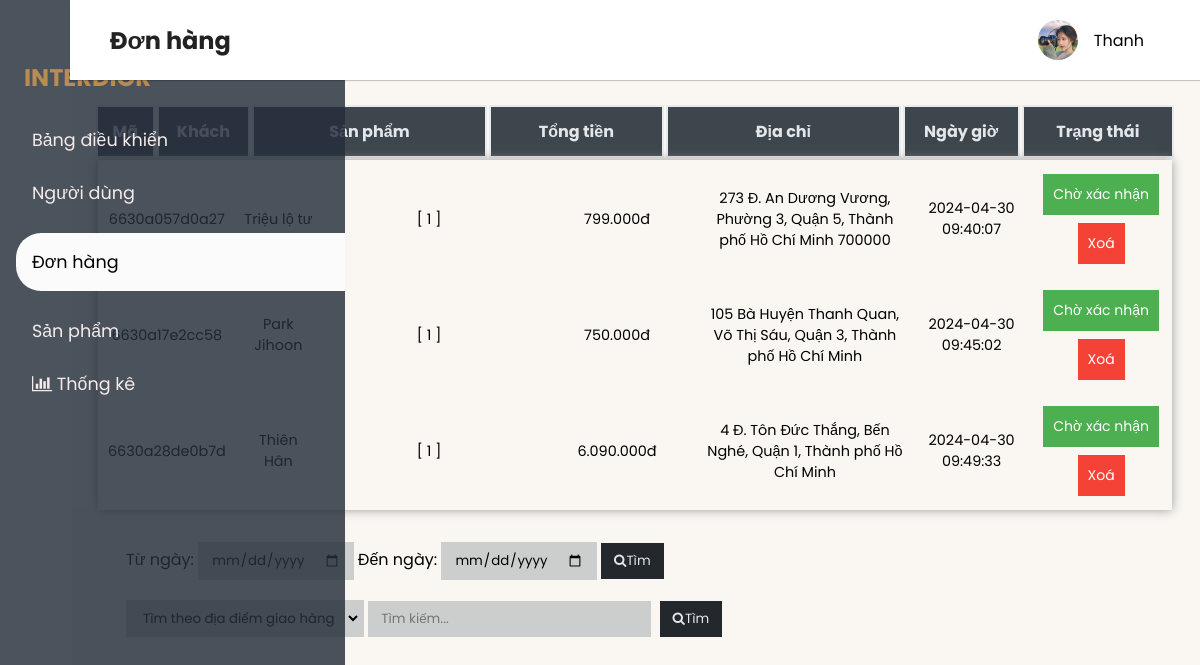
The app's page /admin/view/order.php with its own data.
### tables this page shows
CREATE TABLE `orders` (
  `idOrder` varchar(255) NOT NULL,
  `idUser` varchar(255) NOT NULL,
  `nameCustomer` varchar(255) NOT NULL,
  `phone_number` varchar(255) NOT NULL,
  `address` varchar(255) NOT NULL,
  `order_date` varchar(255) NOT NULL,
  `total_amount` int(100) NOT NULL,
  `status` varchar(100) NOT NULL,
  `payment` varchar(255) NOT NULL
);

CREATE TABLE `order_detail` (
  `idOrder` varchar(255) NOT NULL,
  `idProduct` int(10) DEFAULT NULL,
  `quantity` int(10) DEFAULT NULL,
  `price` int(10) NOT NULL,
  `note` varchar(255) NOT NULL
);

### admin/view/order.php (the view, shortened to what this page needs)
<?php
include_once ('../database/connect.php');
include_once('../includes/header.php');
$order = $conn->prepare("SELECT * FROM `orders`");
$order->execute();
$order->store_result();
$donhang = $order->num_rows;
?>
<main>
            <div class="cards_customer">
                <table class="table-header">
                    <tr>
                        <th title="Sắp xếp" style="width: 5%">Mã</th>
                        <th title="Sắp xếp" style="width: 8%">Khách </th>
                        <th title="Sắp xếp" style="width: 20%">Sản phẩm </th>
                        <th title="Sắp xếp" style="width: 15%">Tổng tiền </th>
                        <th title="Sắp xếp" style="width: 20%">Địa chỉ </th>
                        <th title="Sắp xếp" style="width: 10%">Ngày giờ </th>
                        <th title="Sắp xếp" style="width: 13%">Trạng thái</th>
                    </tr>
                </table>
                <div class="table-content" style="box-shadow: 0 0 10px #989a9b;width:99.3%">
                    <table class="table-outline hideImg ">
                        <?php
                        if($donhang > 0){
                            $order->bind_result($id, $id_khachhang,$tenkhachhang,$phone,$diachi, $ngaygio, $tongtien, $trangthai,$thanhtoan);
                            while($order->fetch()){
                                echo '<tr>';
                                echo '<td style="width: 5%">'.$id.'</td>';
                                echo '<td style="width: 8%">'.$tenkhachhang.'</td>';
                                echo '<td style="width: 20%">';
                                $product = $conn->prepare("SELECT `idProduct`, `quantity` FROM `order_detail` WHERE `idOrder` = ?");
                                $product->bind_param("s", $id);
                                $product->execute();
                                $product->store_result();
                                $product->bind_result($id_sanpham, $soluong);
                                while($product->fetch()){
                                    $product_name = $conn->prepare("SELECT `tensanpham` FROM `sanpham` WHERE `id` = ?");
                                    $product_name->bind_param("i", $id_sanpham);
                                    $product_name->execute();
                                    $product_name->store_result();
                                    $product_name->bind_result($tensanpham);
                                    echo $tensanpham.' [ '.$soluong.' ]'.'<br>';
                                }
                                echo '</td>';
                                echo '<td style="width: 15%">'.number_format($tongtien, 0, ',', '.').'đ</td>';
                                echo '<td style="width: 20%">'.$diachi.'</td>';
                                echo '<td style="width: 11%">'.$ngaygio.'</td>';
                                if($trangthai == 'active'){
                                    $trangthaiText = 'Chờ xác nhận';
                                } else {
                                    $trangthaiText = 'Đã giao';
                                    $nextStatus = 'active';
                                }
                                if($trangthai == 'active') {
                                    echo '<form method="post" class="statusChange">';
                                    echo '<td style="width: 13%;">
                                    <button class="button_edit" type="submit" name="submitChange">' .$trangthaiText. '</button>
                                    </form>
                                    <form class="delete_order">
                                    <input type="hidden" class="id_order" name="idOrder" value="'.$id.'">
                                    <input type="hidden" class="deleteOrder" name="delete" value="true">
                                    <button type="submit" class="delete_edit" id="submitForm">Xoá</button>
                                    </form>
                                    </td>';
                                } else {
                                    echo '<td style="width: 13%"><button class="confirmed-button" type="button" disabled>' . $trangthaiText . '</button></td>';
                                }
                                echo '</tr>';
                            }
                        }
                        else {
                            echo "<tr><td colspan='7' style='color:red;font-size:20px'>Không có đơn hàng nào trong kết quả tìm kiếm</td></tr>";
                        }
                        ?>
                    </table>
                </div>
            </div>
            <div class="table-footer">
                <div class="timTheoNgay">
                    <form action="" method="post">
                        Từ ngày: <input type="date" id="fromDate" name="fromDate">
                        Đến ngày: <input type="date" id="toDate" name="toDate">
                        <button type="submit">
                            <i class="fa fa-search"></i>Tìm
                        </button>
                    </form>
                </div>
                <div class="timtheodon" style="margin-top: 2%;">
                    <form action="" method="post">
                        <select name="kieuTimDonHang">
                            <option value="diachi">Tìm theo địa điểm giao hàng</option>
                        </select>
                        <input type="text" placeholder="Tìm kiếm..." name="searchTerm" autocomplete="off">
                        <button style="margin-left: 4px;" type="submit" name="search">
                            <i class="fa fa-search"></i>Tìm
                        </button>
                    </form>
                </div>
            </div>
</main>

### admin/includes/header.php (shortened to what this page needs)
<!DOCTYPE html>
<html lang="en">
<head>
    <link rel="stylesheet" href="https://maxst.icons8.com/vue-static/landings/line-awesome/line-awesome/1.3.0/css/line-awesome.min.css">
    <link rel="stylesheet" href="https://cdnjs.cloudflare.com/ajax/libs/font-awesome/4.7.0/css/font-awesome.min.css">
    <link rel="stylesheet" href="../templates/css/admin.css">
    <?php
    $current_page = basename($_SERVER['PHP_SELF']);
    ?>
</head>
<body>
    <div class="sidebar">
        <div class="sidebar-brand" style="padding-left: 1.5rem;">
            <h2><span style="color:rgb(185,140,84);">INTERDIOR</span></h2>
        </div>
        <div class="sidebar-menu">
            <ul>
                <li>
                    <a href="../view/index.php" <?php if($current_page == 'index.php') echo 'class="active"'; ?>>
                        <span>Bảng điều khiển</span>
                    </a>
                </li>
                <li>
                    <a href="../view/customer.php" <?php if($current_page == 'customer.php') echo 'class="active"'; ?>>
                        <span>Người dùng</span>
                    </a>
                </li>
                <li>
                    <a href="../view/order.php" <?php if($current_page == 'order.php') echo 'class="active"'; ?>>
                        <span>Đơn hàng</span>
                    </a>
                </li>
                <li>
                    <a href="../view/product.php" <?php if($current_page == 'product.php') echo 'class="active"'; ?>>
                        <span>Sản phẩm</span>
                    </a>
                </li>
                <li>
                    <a href="../view/thongke.php" <?php if($current_page == 'thongke.php') echo 'class="active"'; ?>>
                        <span class="fa fa-bar-chart" aria-hidden="true"></span>
                        <span>Thống kê</span>
                    </a>
                </li>
            </ul>
        </div>
    </div>
    <div class="main-content">
        <header>
            <h2>
                <label for="nav-toggle">
                    <span class="las la-bars"></span>
                </label>
                <?php
                    if ($current_page == 'index.php') {
                        echo 'Bảng điều khiển';
                    } elseif ($current_page == 'customer.php') {
                        echo 'Người dùng';
                    } elseif ($current_page == 'order.php') {
                        echo 'Đơn hàng';
                    } elseif ($current_page == 'product.php') {
                        echo 'Sản phẩm';
                    } elseif ($current_page == 'thongke.php') {
                        echo 'Thống kê';
                    }
                ?>
            </h2>
            <div class="dropdown">
                <span>
                    <div class="user-wrapper">
                        <img src="../templates/img/AD1.jpg" width="40px" height="40px" alt="">Thanh
                    </div>
                </span>
            </div>
        </header>

### admin/templates/css/admin.css (style rules this page uses)
:root { --main-color: rgba(36, 46, 58, 0.821); --color-dark: rgb(216, 218, 225); --text-grey:black; }
* { padding: 0; margin: 0; box-sizing: border-box; list-style-type: none; text-decoration: none; font-family: 'Poppins', sans-serif; }
.sidebar { height: 100%; width: 345px; left: 0; top: 0; position: fixed; background-color: var(--main-color); transition: all 0.5s ease; z-index: 100; transition: width 300ms; }
.sidebar-brand { margin-top: 10%; display: inline-block; padding-right: 1rem; }
.sidebar-brand span { display: inline-block; margin-top: 25px; padding-right: 2rem; }
.sidebar-menu { margin-top: 2rem; }
.sidebar-menu li { width: 100%; margin-bottom: 1.7rem; padding-left: 1rem; }
.sidebar-menu a { padding-left: 1rem; display: block; color: #f6ebeb; font-size: 1.1rem; }
.sidebar-menu a.active { background: #fffffff9; padding-top: 1rem; padding-bottom: 1rem; color: var(--text-grey); border-radius: 25px 0px 0px 25px; }
.main-content { margin-left: 345px; transition: margin-left 300ms; }
header { padding: 1rem 1.5rem; display: flex; background-color: white; justify-content: space-between; box-shadow: 0 1px 1px rgba(0, 0, 0, 0.2); position: fixed; width: calc(100% - 345px); height: 80px; align-items: center; left: 345px; top: 0; z-index: 100; transition: left 300ms; }
header h2 { color: #222; }
header label span { font-size: 1.7rem; padding-right: 1rem; cursor: pointer; }
.dropdown { position: relative; display: inline-block; }
.user-wrapper { display: flex; align-items: center; padding: 0rem 2rem; cursor: pointer; }
.user-wrapper img { border-radius: 50%; margin-right: 1rem; }
a,a:hover { text-decoration: none; }
main { margin-top: 55px; padding: 2rem 1.5rem; background-color: rgb(250, 247, 242); min-height: calc(100vh - 50px); }
.cards_customer { margin-top: 1rem; }
td { padding: .5rem .5rem; font-size: .9rem; border-radius: 50%; color: #222; }
@media only screen and (max-width: 1200px) { .main-content { margin-left: 70px; } }
@media only screen and (max-width: 1200px) { .main-content header { width: calc(100% - 70px); left: 70px; } }
.table-outline { width: 100%; text-align: center; }
.table-outline td { border-radius: 0px; background-color: rgb(250,247,242); }
.table-header { width: 100%; }
.table-header th { color: #e4e7ea; background-color: #3e464d; border-color: #23282c; border: 2px solid #e8eaed; }
.table-header th { cursor: pointer; }
.table-header th { padding: .75rem 0; text-align: center; vertical-align: top; }
.table-content { min-height: 200px; max-height: 550px; overflow: auto; margin: 0 auto; }
.table-content tr:nth-of-type(even) { background-color: #3e4144; }
.table-content td { position: relative; color: black; }
.table-footer { padding: 2rem; }
.table-footer input, .table-footer button, .table-footer select { padding: 5px 10px; border: 3px solid transparent; background-color: #cccece; }
.table-footer button { cursor: pointer; background-color: #23282c; color: #e4e7ea; transition-duration: .2s; }
.button_edit { background-color: #4CAF50; border: none; color: white; padding: 10px 10px; text-align: center; text-decoration: none; display: inline-block; font-size: 14px; margin: 4px 2px; transition-duration: 0.4s; cursor: pointer; }
.delete_edit { background-color: #f44336; border: none; color: white; padding: 10px 10px; text-align: center; text-decoration: none; display: inline-block; font-size: 14px; margin: 4px 2px; transition-duration: 0.4s; cursor: pointer; }

### records on screen
orders: idOrder "6630a057d0a27", nameCustomer "Triệu lộ tư", total_amount "799.000", address "273 Đ. An Dương Vương, Phường 3, Quận 5, Thành phố Hồ Chí Minh 700000", order_date "2024-04-30 09:40:07", status "Chờ xác nhận"
order_detail: quantity "1"
orders: idOrder "6630a17e2cc58", nameCustomer "Park Jihoon", total_amount "750.000", address "105 Bà Huyện Thanh Quan, Võ Thị Sáu, Quận 3, Thành phố Hồ Chí Minh", order_date "2024-04-30 09:45:02", status "Chờ xác nhận"
order_detail: quantity "1"
orders: idOrder "6630a28de0b7d", nameCustomer "Thiên Hân", total_amount "6.090.000", address "4 Đ. Tôn Đức Thắng, Bến Nghé, Quận 1, Thành phố Hồ Chí Minh", order_date "2024-04-30 09:49:33", status "Chờ xác nhận"
order_detail: quantity "1"
